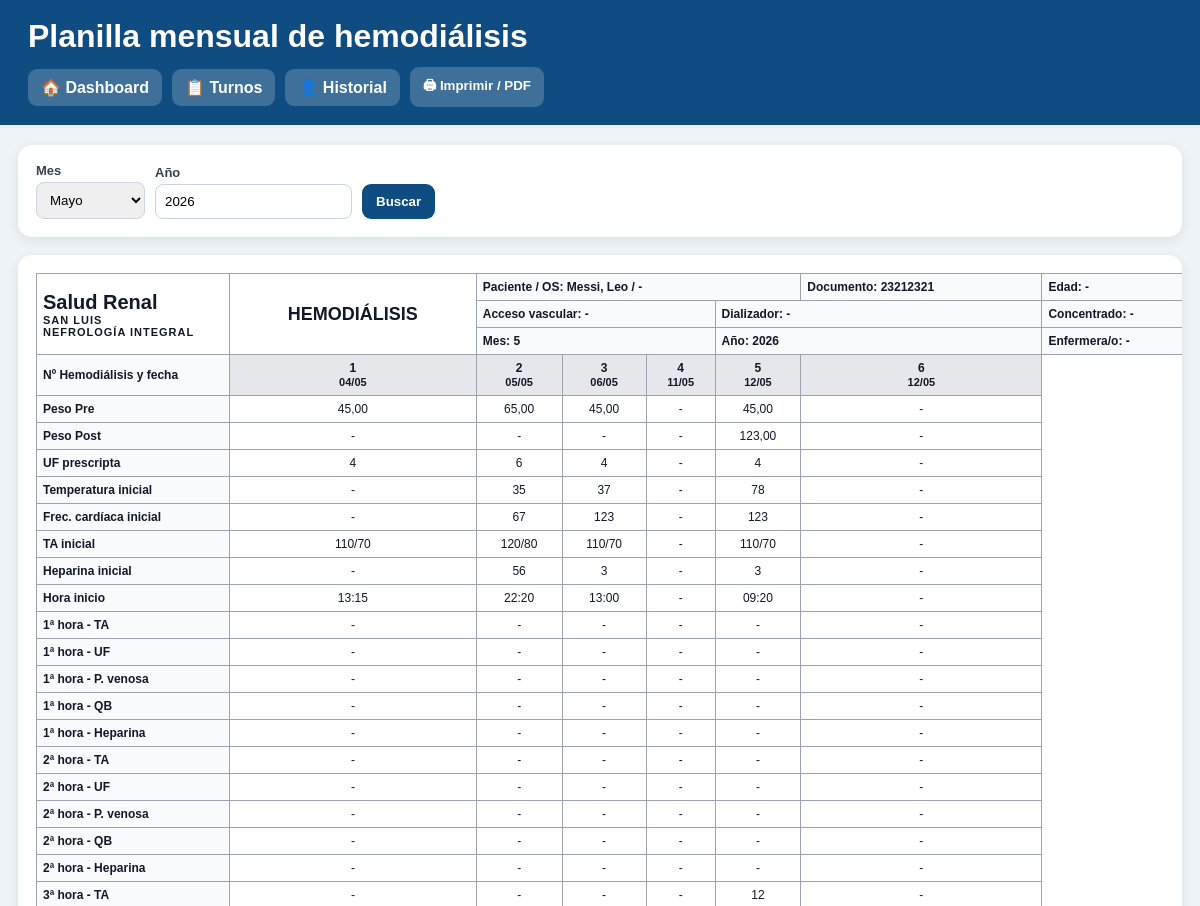
Before: /historial-mensual/4/ (signed in, upper part) with the older database file.
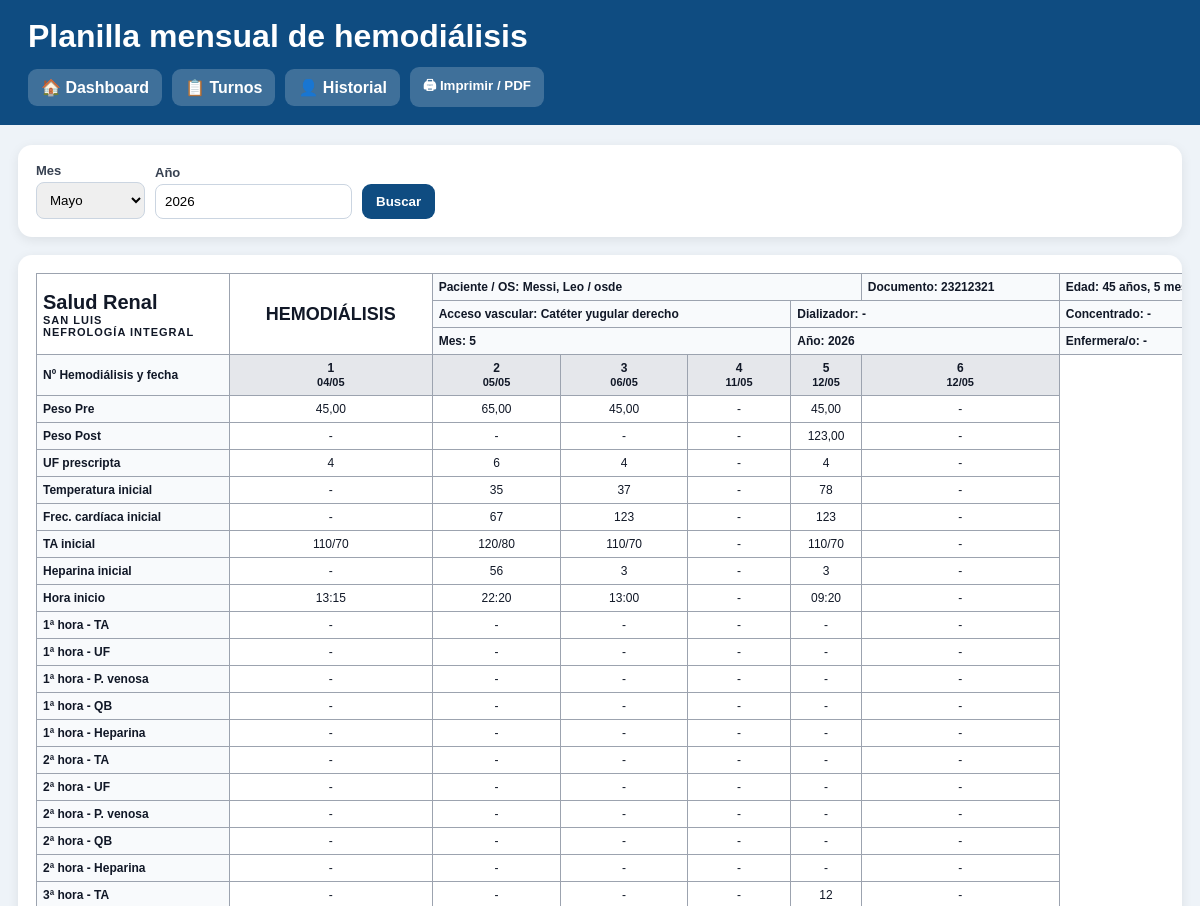
After: the same page with the newer database file.
### pacientes/models.py (models this page shows, shortened)
class Paciente(models.Model):
    nombre = models.CharField(max_length=100)
    apellido = models.CharField(max_length=100)
    dni = models.CharField(
        max_length=20,
        unique=True
    )
    fecha_nacimiento = models.DateField(
        null=True,
        blank=True
    )
    telefono = models.CharField(
        max_length=30,
        blank=True
    )
    direccion = models.CharField(
        max_length=200,
        blank=True
    )
    obra_social = models.CharField(
        max_length=100,
        blank=True
    )
    numero_afiliado = models.CharField(
        max_length=100,
        blank=True
    )
    fecha_ingreso_dialisis = models.DateField(
        null=True,
        blank=True
    )
    etiologia = models.TextField(
        blank=True
    )
    diagnostico = models.TextField(
        blank=True
    )
    acceso_vascular = models.CharField(
        max_length=100,
        blank=True
    )
    medico_tratante = models.CharField(
        max_length=100,
        blank=True
    )
    activo = models.BooleanField(
        default=True
    )
    observaciones = models.TextField(
        blank=True
    )
    creado_en = models.DateTimeField(
        auto_now_add=True
    )
    class Meta:
        ordering = ["apellido", "nombre"]

### dashboard/views.py (the view)
@login_required
def historial_mensual(request, paciente_id):
    paciente = get_object_or_404(Paciente, id=paciente_id)
    hoy = date.today()
    try:
        mes = int(request.GET.get("mes", hoy.month))
    except ValueError:
        mes = hoy.month
    try:
        anio = int(request.GET.get("anio", hoy.year))
    except ValueError:
        anio = hoy.year
    sesiones = (
        SesionDialisis.objects
        .filter(
            paciente=paciente,
            fecha__month=mes,
            fecha__year=anio
        )
        .select_related("paciente", "puesto")
        .order_by("fecha", "id")
    )
    sesiones_con_planilla = []
    for s in sesiones:
        try:
            s.planilla = s.planillahemodialisis
        except Exception:
            s.planilla = None
        controles_por_hora = {}
        if s.planilla:
            for control in s.planilla.controles.all().order_by("hora"):
                controles_por_hora[control.hora] = control
        s.controles_por_hora = controles_por_hora
        sesiones_con_planilla.append(s)
    meses = [
        (1, "Enero"),
        (2, "Febrero"),
        (3, "Marzo"),
        (4, "Abril"),
        (5, "Mayo"),
        (6, "Junio"),
        (7, "Julio"),
        (8, "Agosto"),
        (9, "Septiembre"),
        (10, "Octubre"),
        (11, "Noviembre"),
        (12, "Diciembre"),
    ]
    context = {
        "paciente": paciente,
        "sesiones": sesiones_con_planilla,
        "mes": mes,
        "anio": anio,
        "meses": meses,
    }
    context.update(contexto_roles(request))
    return render(
        request,
        "dashboard/historial_mensual.html",
        context
    )

### dashboard/views.py (called while the page is built)
def usuario_en_grupo(user, nombre_grupo):
    return user.groups.filter(name=nombre_grupo).exists()

def nombre_usuario(user):
    nombre = user.get_full_name()
    if nombre:
        return nombre
    return user.username

def contexto_roles(request):
    return {
        "es_enfermero": usuario_en_grupo(request.user, "Enfermeros"),
        "es_medico": usuario_en_grupo(request.user, "Medicos"),
        "es_administracion": usuario_en_grupo(request.user, "Administracion"),
        "es_superadmin": request.user.is_superuser,
        "usuario_actual": nombre_usuario(request.user),
    }

### dashboard/templates/dashboard/historial_mensual.html (shortened to what the changed rows need)
<!DOCTYPE html>
<html lang="es">
<head>
</head>
<body>
<div class="header no-print">
    <h1>Planilla mensual de hemodiálisis</h1>
</div>
<div class="container">
    <div class="card planilla">
        <table>
            <tr>
                <td rowspan="3" class="logo-box">
                    Salud Renal
                    <div class="logo-sub">SAN LUIS</div>
                    <div class="logo-sub">NEFROLOGÍA INTEGRAL</div>
                </td>
                <td rowspan="3" class="titulo">HEMODIÁLISIS</td>
                <td colspan="4" class="campo">
                    Paciente / OS:
                    {{ paciente.apellido }}, {{ paciente.nombre }}
                    /
                    {{ paciente.obra_social|default:"-" }}
                </td>
                <td colspan="3" class="campo">
                    Documento:
                    {{ paciente.dni|default:"-" }}
                </td>
                <td colspan="2" class="campo">
                    Edad:
                    {% if paciente.fecha_nacimiento %}
                        {{ paciente.fecha_nacimiento|timesince }}
                    {% else %}
                        -
                    {% endif %}
                </td>
            </tr>
            <tr>
                <td colspan="3" class="campo">
                    Acceso vascular:
                    {{ paciente.acceso_vascular|default:"-" }}
                </td>
                <td colspan="3" class="campo">
                    Dializador:
                    {% if sesiones and sesiones.0.planilla %}
                        {{ sesiones.0.planilla.dializador|default:"-" }}
                    {% else %}
                        -
                    {% endif %}
                </td>
                <td colspan="3" class="campo">
                    Concentrado:
                    {% if sesiones and sesiones.0.planilla %}
                        {{ sesiones.0.planilla.concentrado|default:"-" }}
                    {% else %}
                        -
                    {% endif %}
                </td>
            </tr>
            <tr>
                <th class="parametro">Nº Hemodiálisis y fecha</th>
                {% for s in sesiones %}
                    <th>
                        {{ forloop.counter }}<br>
                        <span class="small">{{ s.fecha|date:"d/m" }}</span>
                    </th>
                {% endfor %}
            </tr>
        </table>
        <br>
    </div>
</div>
</body>
</html>

Changed rows visible on the page:
changed Paciente "Messi": obra_social "-" → "osde"; fecha_nacimiento (not shown) → "45 años, 5…"; acceso_vascular "-" → "Catéter yugular derecho"
